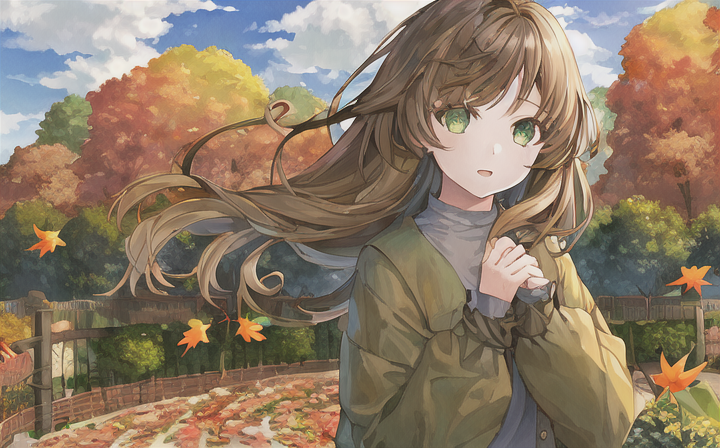
#> input picture imgs/2-1/00001_steps-50_scale-7.5_720x448_seed-8939454022723035.png, 720 x 448 px, found by its file name
$ python detection_marker_camera.py
#> lines starting #> are read from the running program, lines starting #| are printed output that depends on the picture
# メインで
import cv2
import numpy as np
import random
from PIL import Image, ImageChops

# https://elsammit-beginnerblg.hatenablog.com/entry/2020/10/10/125246
# https://amdlaboratory.com/amdblog/opencv%E3%81%A8aruco%E3%83%9E%E3%83%BC%E3%82%AB%E3%83%BC%E3%82%92%E5%88%A9%E7%94%A8%E3%81%97%E3%81%9F%E7%94%BB%E5%83%8F%E3%83%9E%E3%83%83%E3%83%94%E3%83%B3%E3%82%B0/

# https://qiita.com/derodero24/items/f22c22b22451609908ee
def pil2cv(image):
    """ PIL型 -> OpenCV型

    Args:
        image (_type_): 変換画像

    Returns:
        _type_: _description_
    """
    new_image = np.array(image, dtype=np.uint8)
    if new_image.ndim == 2:  # モノクロ
        pass
    elif new_image.shape[2] == 3:  # カラー
        new_image = cv2.cvtColor(new_image, cv2.COLOR_RGB2BGR)
    elif new_image.shape[2] == 4:  # 透過
        new_image = cv2.cvtColor(new_image, cv2.COLOR_RGBA2BGRA)
    return new_image

def cv2pil(image):
    """ OpenCV型 -> PIL型

    Args:
        image (_type_): 変換画像

    Returns:
        _type_: _description_
    """
    new_image = image.copy()
    if new_image.ndim == 2:  # モノクロ
        pass
    elif new_image.shape[2] == 3:  # カラー
        new_image = cv2.cvtColor(new_image, cv2.COLOR_BGR2RGB)
    elif new_image.shape[2] == 4:  # 透過
        new_image = cv2.cvtColor(new_image, cv2.COLOR_BGRA2RGBA)
    new_image = Image.fromarray(new_image)
    return new_image


def comparison(ori_img, img):
    """画像の比較

    Args:
        ori_img (_type_): オリジナル画像
        img (_type_): _description_

    Returns:
        _type_: _description_
    """
    # https://office54.net/python/module/opencv-numpy-compare
    img_size = (500, 500)

    # 画像をリサイズする
    image1 = cv2.resize(ori_img, img_size)
    image2 = cv2.resize(img, img_size)

    # 画像をヒストグラム化する
    image1_hist = cv2.calcHist([image1], [0], None, [256], [0, 256])
    image2_hist = cv2.calcHist([image2], [0], None, [256], [0, 256])

    # ヒストグラムした画像を比較
    # print(cv2.compareHist(image1_hist, image2_hist, 0))
    return round(cv2.compareHist(image1_hist, image2_hist, 0), 4)

def trimming(img):
    """画像の無駄な部分を削除

    Args:
        img (_type_): _description_

    Returns:
        _type_: _description_
    """
    # https://qiita.com/derodero24/items/f22c22b22451609908ee
    new_image = cv2pil(img)

    # https://water2litter.net/rum/post/python_crop_margin/
    # 背景色の抽出
    bg_img = Image.new('RGB', new_image.size, new_image.getpixel((0,0)))

    # 差分画像の生成
    diff_img = ImageChops.difference(new_image, bg_img)

    # クロップ範囲の計算
    crop_range = diff_img.convert('RGB').getbbox()

    # クロップの実行と出力
    crop_img = new_image.crop(crop_range)

    # https://qiita.com/derodero24/items/f22c22b22451609908ee
    # cv2_img = np.array(crop_img, dtype=np.uint8)
    cv2_img = pil2cv(crop_img)

    return cv2_img

def randomRotate(cat_img):
    """画像のランダム回転

    Args:
        cat_img (_type_): カット画像

    Returns:
        _type_: _description_
    """

    rotate_number = [0, 1, 2, 3]
    rando = random.choice(rotate_number)

    if (rando == 1):
        return cv2.rotate(cat_img, cv2.ROTATE_90_CLOCKWISE)
    elif (rando == 2):
        return cv2.rotate(cat_img, cv2.ROTATE_90_COUNTERCLOCKWISE)
    elif (rando == 3):
        return cv2.rotate(cat_img, cv2.ROTATE_180)
    else:
        return cat_img

def concat_tile(im_list_2d):
    """画像の結合

    Args:
        im_list_2d (_type_): 分割された元画像のデータ

    Returns:
        _type_: _description_
    """
    # https://note.nkmk.me/python-opencv-hconcat-vconcat-np-tile/
    return cv2.vconcat([cv2.hconcat(im_list_h) for im_list_h in im_list_2d])

def imgCut(img, rows=2, cols=2):
    """画像の分割　シャッフル

    Args:
        img (_type_): _description_
        rows int : 行数
        cols int : 列数

    Returns:
        _type_: _description_
    """
    # chunks = [ chunk for row_img in np.array_split(img, rows, axis=0) for chunk in np.array_split(row_img, cols, axis=1) ]
    # chunks = [ randomRotate(chunk) for row_img in np.array_split(img, rows, axis=0) for chunk in np.array_split(row_img, cols, axis=1) ]
    chunks = [ chunk for row_img in np.array_split(img, rows, axis=0) for chunk in np.array_split(row_img, cols, axis=1) ]
    chunks_random = [ randomRotate(i) for i in chunks]

    # 余白の追加
    chunks_whitespace = [ cv2.copyMakeBorder(i, 7, 7, 7, 7, cv2.BORDER_CONSTANT, value=[0,0,0]) for i in chunks ]

    # 元画像に余白を追加
    start = 0
    num = rows
    two_list = []
    for i in range(rows):
        l = []
        for j in range(start, num):
            l.append(chunks_whitespace[j])
        two_list.append(l)
        start += rows
        num += rows
    # 比較用画像
    comparison_img = concat_tile(two_list)

    random.shuffle(chunks_random)

    return chunks_random, comparison_img

def overlapImg(img, pts_dst, frame, frame2):
    """画像をマッピング

    Args:
        img (_type_): マッピング画像
        pts_dst (_type_): 検出されたマーカ座標のデータ
        frame (_type_): 表示画面フレーム
        frame2 (_type_): 表示画面の背景
    Returns:
        _type_:
    """
    size = img.shape
    pts_src = np.array(
                [
                    [0,0],
                    [size[1] - 1, 0],
                    [size[1] - 1, size[0] -1],
                    [0, size[0] - 1 ]
                ],dtype=float
                )
    # 特定の物体の検知
    h, status = cv2.findHomography(pts_src, pts_dst)

    # アフィン変換
    temp = cv2.warpPerspective(img.copy(), h, (frame.shape[1], frame.shape[0]))

    # 多角形を塗りつぶし表示
    cv2.fillConvexPoly(frame, pts_dst.astype(int), 0, 16)
    frame = cv2.add(frame, temp)

    # 分割された画像を追加
    frame2 = cv2.add(frame2, temp)

    return frame, frame2


aruco = cv2.aruco
#マーカを検出
dictionary = aruco.getPredefinedDictionary(aruco.DICT_5X5_50)

camera = cv2.VideoCapture(0)
camera.set(cv2.CAP_PROP_FPS, 60)
camera.set(cv2.CAP_PROP_FRAME_WIDTH, 1280)
camera.set(cv2.CAP_PROP_FRAME_HEIGHT, 720)

# マーカーに表示する画像\
imgs = [
    # "imgs/0001_kaguramea.png",
    # # "imgs/71y6cwHTrsL._AC_SL1418_.jpg",
    # # "20211015.jpg",
    # "imgs/2022-10-30_024439-Trinart-characters.png",
    # "imgs/2022-10-30_005405-waifu.png",
    # "imgs/2022-10-29_230626-waifu.png",
    r"imgs\2-1\00001_steps-50_scale-7.5_720x448_seed-8939454022723035.png"
    ]

# print(random.choice(imgs))

original_img = cv2.imread(random.choice(imgs))
#> original_img is the input picture: shape (448, 720, 3); mean B, G, R 103.6, 123.2, 141.2
dsize=(750,500)
original_img = cv2.resize(original_img, dsize=dsize)
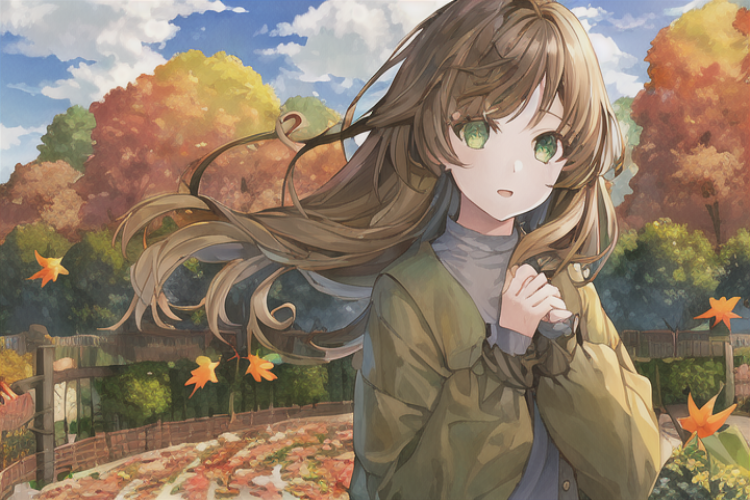
#> original_img: shape (500, 750, 3); mean B, G, R 103.5, 123.1, 141.1

cv2.imshow('img', original_img)

# カットサイズ
rows, cols = 2, 3

img, comparison_img = imgCut(original_img, rows, cols)
#> in imgCut, `chunks = [ chunk for row_img in np.array_split(img, rows, axis=0) for ..`: chunks = 6 items
#> after the loop in imgCut, `for i in range(rows):`: num = 6; start = 4; two_list = 2 items
#> in concat_tile, `return cv2.vconcat([cv2.hconcat(im_list_h) for im_list_h in im_list_2d])`:
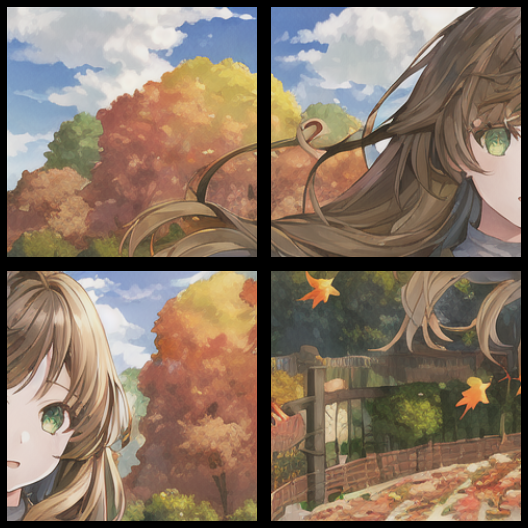
#> returned value: shape (528, 528, 3); mean of channels 0, 1, 2 100, 116, 134.3; drawn as B, G, R
#> img = 6 items
max_m = 0
while True:
    ret, frame = camera.read()
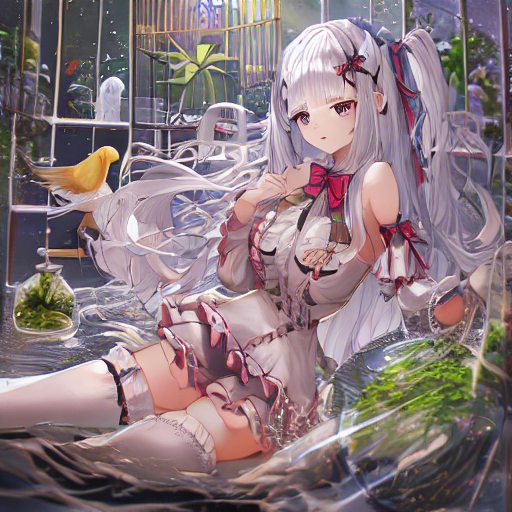
#> input picture 2022-10-30_024439-Trinart-characters.png, 512 x 512 px, given in place of the camera
#> frame is the input picture: shape (512, 512, 3); mean B, G, R 125.1, 120.2, 137.9

    # 黒色の背景の生成
    frame2 = np.zeros(frame.copy().shape, dtype=np.uint8)
    frame2.fill(0)
#> frame2: shape (512, 512, 3); every value is 0

    #　マーカの検出
    # corners:マーカの角 ids:マーカID
    corners, ids, rejectedImgPoints = aruco.detectMarkers(frame, dictionary)
#> corners = (); ids = None; rejectedImgPoints = 27 items
    # print(corners * 2)
    # print(ids)

    # 検出したマーカーの検出 囲みID表示
    frame = aruco.drawDetectedMarkers(frame, corners, ids)

    # マーカIDが存在するか
    if np.all(ids != None):
        # 特定のマーカーが読み込まれたら画像のチェンジ
        if 10 in ids:
            original_img = cv2.imread(random.choice(imgs))
            original_img = cv2.resize(original_img, dsize=dsize)
            img, comparison_img = imgCut(original_img, rows, cols)
            cv2.imshow('img', original_img)

        # 検出されたマーカIDの数だけ繰り返す
        for i in range(len(ids)):
            # 検出されたマーカ座標のデータ
            pts_dst = np.array([
                (corners[i][0][0][0], corners[i][0][0][1]),
                (corners[i][0][1][0], corners[i][0][1][1]),
                (corners[i][0][2][0], corners[i][0][2][1]),
                (corners[i][0][3][0], corners[i][0][3][1]),
                    ])

            try:
                if ids[i] == 0 and len(img) >= 0:
                    frame, frame2 = overlapImg(img[0], pts_dst, frame, frame2)
                elif ids[i] == 1 and len(img) >= 1:
                    frame, frame2 = overlapImg(img[1], pts_dst, frame, frame2)
                elif ids[i] == 2 and len(img) >= 2:
                    frame, frame2 = overlapImg(img[2], pts_dst, frame, frame2)
                elif ids[i] == 3 and len(img) >= 3:
                    frame, frame2 = overlapImg(img[3], pts_dst, frame, frame2)
                elif ids[i] == 4 and len(img) >= 4:
                    frame, frame2 = overlapImg(img[4], pts_dst, frame, frame2)
                elif ids[i] == 5 and len(img) >= 5:
                    frame, frame2 = overlapImg(img[5], pts_dst, frame, frame2)
                elif ids[i] == 6 and len(img) >= 6:
                    frame, frame2 = overlapImg(img[6], pts_dst, frame, frame2)
                elif ids[i] == 7 and len(img) >= 7:
                    frame, frame2 = overlapImg(img[7], pts_dst, frame, frame2)
                elif ids[i] == 8 and len(img) >= 8:
                    frame, frame2 = overlapImg(img[8], pts_dst, frame, frame2)
                elif ids[i] == 9 and len(img) >= 9:
                    frame, frame2 = overlapImg(img[9], pts_dst, frame, frame2)
            except:
                pass
    # [4 lines of commented-out code are left out]

    frame3 = trimming(frame2)
#> in trimming, `crop_range = diff_img.convert('RGB').getbbox()`: crop_range = None
    cv2.imshow('test2', frame3)

    com = comparison(comparison_img, frame3)
#> in comparison, `image1 = cv2.resize(ori_img, img_size)`:
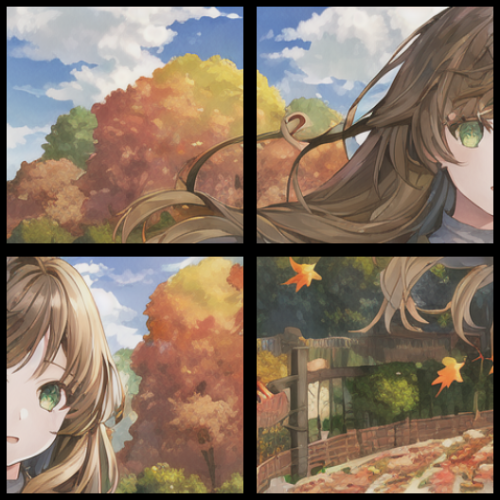
#> image1: shape (500, 500, 3); mean of channels 0, 1, 2 99.8, 115.9, 134.2; drawn as B, G, R
#> in comparison, `image2 = cv2.resize(img, img_size)`: image2: shape (500, 500, 3); every value is 0
#> in comparison, `image1_hist = cv2.calcHist([image1], [0], None, [256], [0, 256])`: image1_hist = 256 values, max 23424 at index 0, min 0 at index 1, mean 976.6
#> in comparison, `image2_hist = cv2.calcHist([image2], [0], None, [256], [0, 256])`: image2_hist = 256 values, max 250000 at index 0, min 0 at index 1, mean 976.6
#> com = 0.808
    # print(com)
    if  com > 0.99:
        # フチ
        cv2.putText(frame, f'{com}%', (0, 50), cv2.FONT_HERSHEY_PLAIN, 3, (0, 0, 0), 8, cv2.LINE_AA)
        # 文字
        cv2.putText(frame, f'{com}%', (0, 50), cv2.FONT_HERSHEY_PLAIN, 3, (255, 10, 10), 3, cv2.LINE_AA)
    else:
        # フチ
        cv2.putText(frame, f'{com}%', (0, 50), cv2.FONT_HERSHEY_PLAIN, 3, (0, 0, 0), 8, cv2.LINE_AA)
        # 文字
        cv2.putText(frame, f'{com}%', (0, 50), cv2.FONT_HERSHEY_PLAIN, 3, (255, 255, 255), 3, cv2.LINE_AA)
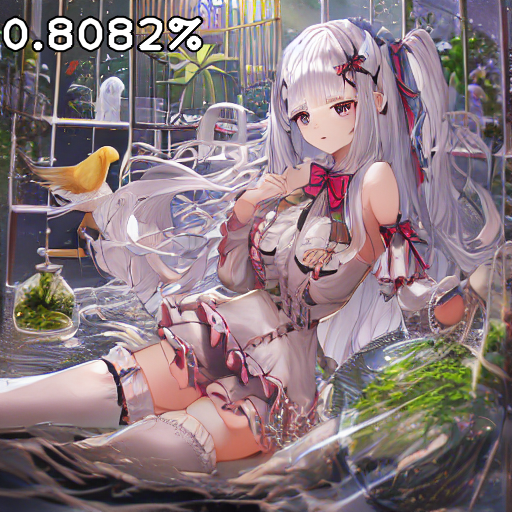
#> frame: shape (512, 512, 3); mean B, G, R 126, 121.1, 138.7


    cv2.imshow('test', frame)


    if cv2.waitKey(1) & 0xFF == ord('q'):
#> (key q is pressed here)
        break

camera.release()
cv2.destroyAllWindows()
